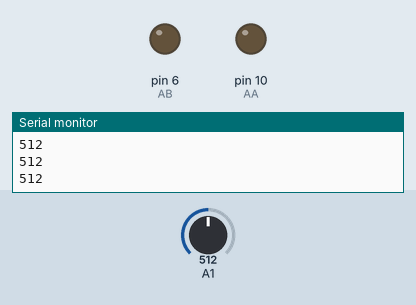
The sketch below on a simulated Arduino Uno, built with avr-gcc and run on an emulated ATmega328P. Parts: output pins drawn as LEDs (lit = HIGH), the last lines printed to the serial monitor. Inputs (shaded band) come from the test bench; at power-on: A1 = 512.

Above: at 1.2 s.
1.3 s: A1 set to 835
2.8 s: A1 set to 864
At 3.1 s:
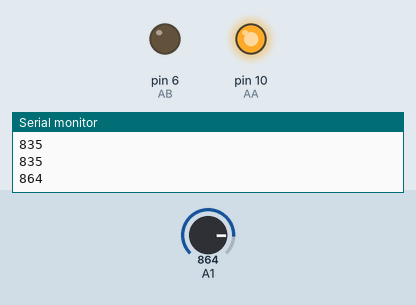
Timing chart, 0 to 9.3 s (numbered marks = the images above; inputs shaded):
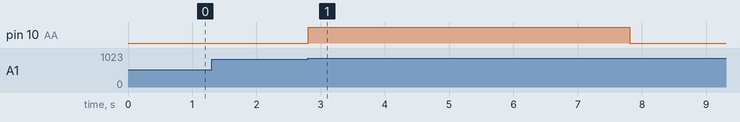

The sketch:

SoilPump.ino
```cpp
int AA = 10;
int AB = 6;

void setup(){
  Serial.begin(9600);

  pinMode(AA, OUTPUT);
  pinMode(AB, OUTPUT);
}

void loop(){
  int Soil_moisture = analogRead(A1);
  Serial.println(Soil_moisture);

  if(Soil_moisture > 850){
    digitalWrite(AA, HIGH);
    digitalWrite(AB, LOW);
    delay(5000);
    digitalWrite(AA, LOW);
    digitalWrite(AB, LOW);
    delay(5000);
  }

  else{
    digitalWrite(AA, LOW);
    digitalWrite(AB, LOW);
  }

}
```

Measured:
- the behaviour switches between 850 and 851 on A1 (found by bisection; images 0 and 1)
- after the input at 2.8 s, pin 10 (AA): LOW → HIGH at once, → LOW 5.0 s later
